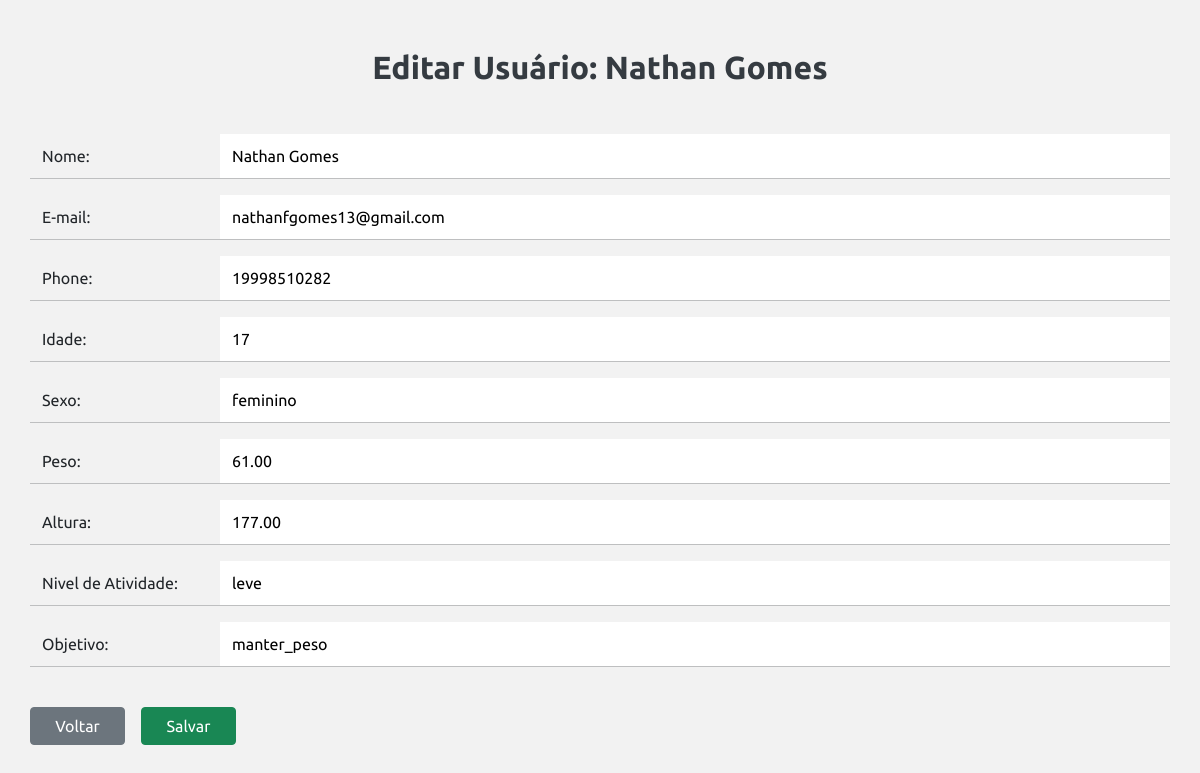
Screenshot of /templates/php-logic/admin-edit-usuarios.php?id=20 (signed in) with the database file from the repository.
### tables this page shows
CREATE TABLE `usuarios` (
  `ID` int(11) NOT NULL AUTO_INCREMENT,
  `nome` varchar(255) NOT NULL,
  `email` varchar(255) NOT NULL,
  `senha` varchar(255) NOT NULL,
  `phone` varchar(20) DEFAULT NULL,
  `idade` int(3) NOT NULL,
  `sexo` enum('masculino','feminino') NOT NULL,
  `peso` decimal(5,2) NOT NULL,
  `altura` decimal(5,2) NOT NULL,
  `nivel_atividade` varchar(55) NOT NULL,
  `objetivo` varchar(50) NOT NULL,
  `is_admin` tinyint(1) NOT NULL DEFAULT 0,
  PRIMARY KEY (`ID`)
);

### templates/php-logic/admin-edit-usuarios.php (the view, shortened to what this page needs)
<?php
include_once 'connection.php';
if(isset($_GET['id'])){
    $id = $_GET['id'];
    $sql = "SELECT * FROM usuarios WHERE id = $id";
    $result = mysqli_query($conn, $sql);
    if ($result) {
        if ($result && mysqli_num_rows($result) > 0) {
            $row = mysqli_fetch_assoc($result);
            ?>
            <!DOCTYPE html>
            <html lang="pt-br">
            <head>
                <link href="https://cdn.jsdelivr.net/npm/bootstrap@5.0.2/dist/css/bootstrap.min.css" rel="stylesheet">
                <link rel="stylesheet" href="../../static/styles/style.css">
                <link rel="stylesheet" href="../../static/styles/admin.css">
            </head>
            <body>
            <div class="container">
            <h2 class="text-center my-5">Editar Usuário: <?php echo $row['nome'] ?></h2>
            <form method="post" id="admin-edit" action="admin-save-edit-usuarios.php">
                <article style="overflow-x:auto;" class="row">
                <label class="col-2" style="line-height: 44px;" class="col-2" for="new_nome">Nome:</label class="col-2">
                <input class="col-10" class="col-10" type="text" name="new_nome" value="<?php echo $row['nome'] ?>" required><br>
                <hr>
                <label class="col-2" style="line-height: 44px;" for="new_email">E-mail:</label class="col-2">
                <input class="col-10" type="email" name="new_email" value="<?php echo $row['email'] ?>" required><br>
                <hr>
                <label class="col-2" style="line-height: 44px;" for="new_phone">Phone:</label class="col-2">
                <input class="col-10" type="number" name="new_phone" value="<?php echo $row['phone'] ?>"><br>
                <hr>
                <label class="col-2" style="line-height: 44px;" for="new_idade">Idade:</label class="col-2">
                <input class="col-10" type="number" name="new_idade" value="<?php echo $row['idade'] ?>" required><br>
                <hr>
                <label class="col-2" style="line-height: 44px;" for="new_sexo">Sexo:</label class="col-2">
                <input class="col-10" type="text" name="new_sexo" value="<?php echo $row['sexo'] ?>" required><br>
                <hr>
                <label class="col-2" style="line-height: 44px;" for="new_peso">Peso:</label class="col-2">
                <input class="col-10" type="number" name="new_peso" value="<?php echo $row['peso'] ?>" required><br>
                <hr>
                <label class="col-2" style="line-height: 44px;" for="new_altura">Altura:</label class="col-2">
                <input class="col-10" type="number" name="new_altura" value="<?php echo $row['altura'] ?>" required><br>
                <hr>
                <label class="col-2" style="line-height: 44px;" for="new_nivel_atividade">Nivel de Atividade:</label class="col-2">
                <input class="col-10" type="text" name="new_nivel_atividade" value="<?php echo $row['nivel_atividade'] ?>" required><br>
                <hr>
                <label class="col-2" style="line-height: 44px;" for="new_objetivo">Objetivo:</label class="col-2">
                <input class="col-10" type="text" name="new_objetivo" value="<?php echo $row['objetivo'] ?>" required><br>
                <hr>
                <a class="text-white mt-4 col-1 btn btn-secondary" href="../admin.php">Voltar</a>
                <button class="btn btn-success mt-4 mx-3 col-1"><input class="col-10" class="text-white" style="background: none; color:white !important;" type="submit" value="Salvar"></button>
            </form>
            </div>
            </body>
            </html>
            <?php
        }
    } else {
        $mensagem = "Erro(02) no envio de dados para a edição.";
        header("Location: ../admin.php?mensagem=" . urlencode($mensagem));
        exit();
    }
} else {
    $mensagem = "Erro(01) na solicitação de dados para a edição.";
    header("Location: ../admin.php?mensagem=" . urlencode($mensagem));
    exit();
}
?>

### static/styles/style.css (style rules this page uses)
* { box-sizing: border-box; margin: 0; padding: 0; border: 0; outline: 0; }
:root { --bg-color: #f2f2f2; --dark-bg-color: #21222b; --green: #01B35D; --orange: #F26B23; --danger: #dc3545; --grey-tit: #353b41; --grey-parag: #494f53; --light-color-menu: #FCEED3; --dark-color-menu: #B19A82; --regular: 400; --medium: 500; --bold: 700; }
* { scrollbar-width: auto; scrollbar-color: var(--green) var(--bg-color); }
html { scroll-behavior: smooth; margin: 0; padding: 0; overflow-x: hidden; }
body { font-family: "Ubuntu", sans-serif; background: var(--bg-color); font-weight: 400; font-size: 1rem; }
h6, h5, h4, h3, h2, h1, p { margin: 0; }
a { text-decoration: none !important; }
h6, h5, h4, h3, h2, h1 { font-weight: var(--bold); color: var(--grey-tit); }
input[type=number]:not(#idade) { -moz-appearance: textfield; }

### static/styles/admin.css (style rules this page uses)
html { overflow-x: scroll !important; }

### rows the page displays
usuarios: nome "Nathan Gomes", new_nome "Nathan Gomes", new_email "nathanfgomes13@gmail.com", new_phone "19998510282", new_idade "17", new_sexo "feminino", new_peso "61.00", new_altura "177.00", new_nivel_atividade "leve", new_objetivo "manter_peso"
